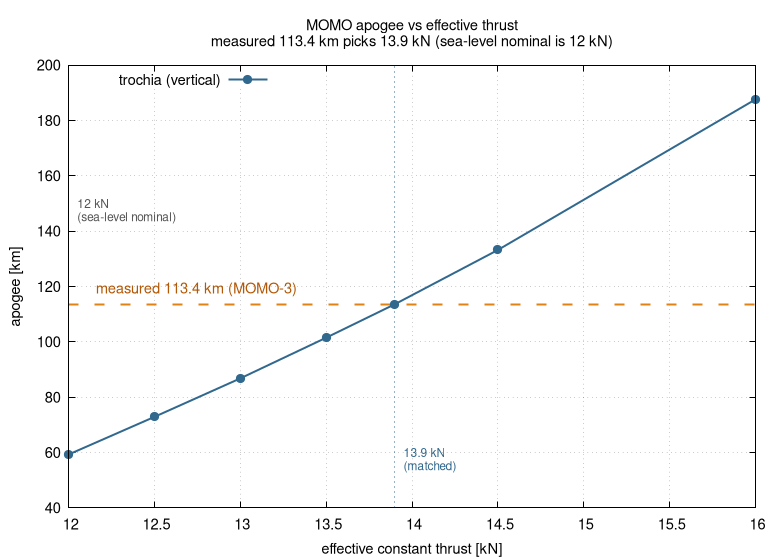

Write gnuplot code to recreate this figure.
# Apogee vs effective constant thrust (vertical, still air). The measured 113.4 km
# apogee picks the trajectory-matched effective thrust ~13.9 kN -- well above the
# 12 kN sea-level nominal (the difference is the pressure-fed altitude thrust gain).
# thrust-apogee.dat ("thrust[kN] apogee[km] t_apogee[s]") is produced by run.sh.
set terminal pngcairo size 780,560 enhanced font "sans,11"
set output "thrust-sweep.png"

set title "MOMO apogee vs effective thrust\nmeasured 113.4 km picks 13.9 kN (sea-level nominal is 12 kN)"
set xlabel "effective constant thrust [kN]"; set ylabel "apogee [km]"
set grid
set key top left

MEAS = 113.4
set arrow from graph 0, first MEAS to graph 1, first MEAS nohead lw 2 dt 2 lc rgb "#e08214"
set label "measured 113.4 km (MOMO-3)" at graph 0.04, first MEAS+6 tc rgb "#b35806"
set arrow from 12.0, graph 0 to 12.0, graph 1 nohead dt 3 lc rgb "#888888"
set label "12 kN\n(sea-level nominal)" at 12.05, 150 left tc rgb "#555555" font "sans,9"
set arrow from 13.9, graph 0 to 13.9, graph 1 nohead dt 3 lc rgb "#31688e"
set label "13.9 kN\n(matched)" at 13.95, 60 left tc rgb "#31688e" font "sans,9"

plot "thrust-apogee.dat" using 1:2 with linespoints pt 7 ps 1.2 lw 2 lc rgb "#31688e" title "trochia (vertical)"
